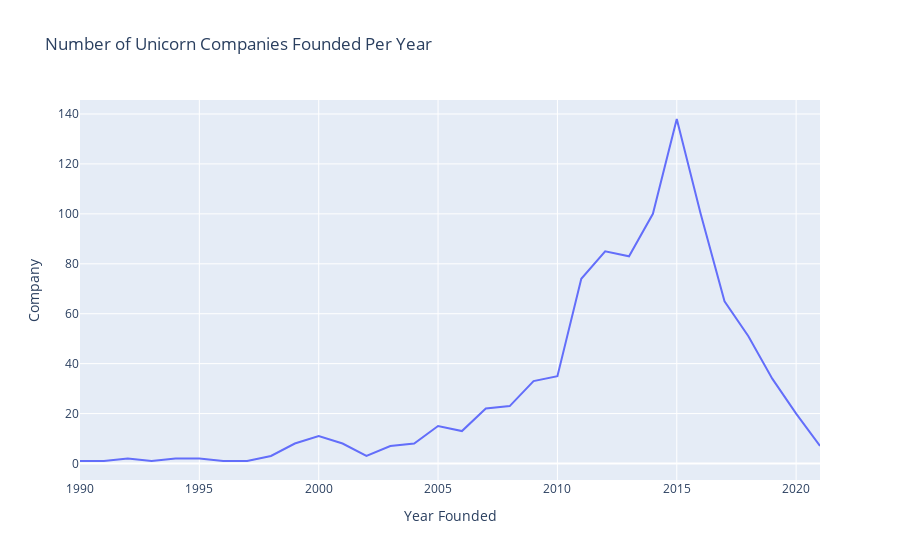

Notebook cell for this chart:
### Markdown cell above
## Countries contribution over the years

### Code cell
# Define the minimum year
min_year = 1990

# Filter the DataFrame for companies founded on or after the minimum year
filtered_df = companies[companies['Founded Year'] >= min_year]

# Group by 'Founded Year' and count the number of companies founded each year
yearly_counts = filtered_df['Founded Year'].value_counts().sort_index().reset_index()
yearly_counts.columns = ['Founded Year', 'Company']

# Create a line plot
fig = px.line(yearly_counts, x='Founded Year', y='Company', 
              title='Number of Unicorn Companies Founded Per Year',
              labels={'Founded Year': 'Year Founded', 'Number of Companies': 'Number of Companies'})

# Show the plot
fig.show()

### Figure 1 — Plotly figure (JSON) as saved in the notebook; plotly's stock layout.template omitted (floating-point values rounded to 4 significant figures)
{"data": [{"hovertemplate": "Year Founded=%{x}<br>Company=%{y}<extra></extra>", "legendgroup": "", "line": {"color": "#636efa", "dash": "solid"}, "marker": {"symbol": "circle"}, "mode": "lines", "name": "", "orientation": "v", "showlegend": false, "type": "scatter", "x": [1990, 1991, 1992, 1993, 1994, 1995, 1996, 1997, 1998, 1999, 2000, 2001, 2002, 2003, 2004, 2005, 2006, 2007, 2008, 2009, 2010, 2011, 2012, 2013, 2014, 2015, 2016, 2017, 2018, 2019, 2020, 2021], "xaxis": "x", "y": [1, 1, 2, 1, 2, 2, 1, 1, 3, 8, 11, 8, 3, 7, 8, 15, 13, 22, 23, 33, 35, 74, 85, 83, 100, 138, 100, 65, 51, 34, 20, 7], "yaxis": "y"}], "layout": {"legend": {"tracegroupgap": 0}, "title": {"text": "Number of Unicorn Companies Founded Per Year"}, "xaxis": {"anchor": "y", "domain": [0, 1], "title": {"text": "Year Founded"}}, "yaxis": {"anchor": "x", "domain": [0, 1], "title": {"text": "Company"}}}}
